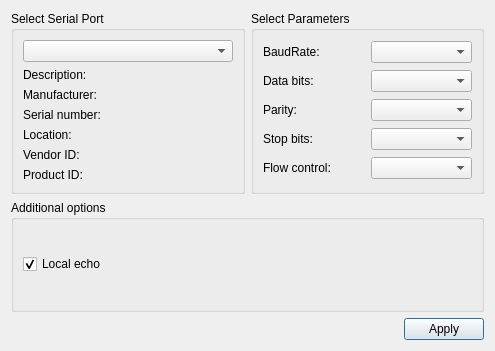
<?xml version="1.0" encoding="UTF-8"?>
<ui version="4.0">
 <class>SettingsDialog</class>
 <widget class="QDialog" name="SettingsDialog">
  <property name="geometry">
   <rect>
    <x>0</x>
    <y>0</y>
    <width>495</width>
    <height>351</height>
   </rect>
  </property>
  <property name="windowTitle">
   <string>Settings</string>
  </property>
  <layout class="QGridLayout" name="gridLayout_3">
   <item row="0" column="1">
    <widget class="QGroupBox" name="parametersBox">
     <property name="title">
      <string>Select Parameters</string>
     </property>
     <layout class="QGridLayout" name="gridLayout_2">
      <item row="0" column="0">
       <widget class="QLabel" name="baudRateLabel">
        <property name="text">
         <string>BaudRate:</string>
        </property>
       </widget>
      </item>
      <item row="0" column="1">
       <widget class="QComboBox" name="baudRateBox"/>
      </item>
      <item row="1" column="0">
       <widget class="QLabel" name="dataBitsLabel">
        <property name="text">
         <string>Data bits:</string>
        </property>
       </widget>
      </item>
      <item row="1" column="1">
       <widget class="QComboBox" name="dataBitsBox"/>
      </item>
      <item row="2" column="0">
       <widget class="QLabel" name="parityLabel">
        <property name="text">
         <string>Parity:</string>
        </property>
       </widget>
      </item>
      <item row="2" column="1">
       <widget class="QComboBox" name="parityBox"/>
      </item>
      <item row="3" column="0">
       <widget class="QLabel" name="stopBitsLabel">
        <property name="text">
         <string>Stop bits:</string>
        </property>
       </widget>
      </item>
      <item row="3" column="1">
       <widget class="QComboBox" name="stopBitsBox"/>
      </item>
      <item row="4" column="0">
       <widget class="QLabel" name="flowControlLabel">
        <property name="text">
         <string>Flow control:</string>
        </property>
       </widget>
      </item>
      <item row="4" column="1">
       <widget class="QComboBox" name="flowControlBox"/>
      </item>
     </layout>
    </widget>
   </item>
   <item row="0" column="0">
    <widget class="QGroupBox" name="selectBox">
     <property name="title">
      <string>Select Serial Port</string>
     </property>
     <layout class="QGridLayout" name="gridLayout">
      <item row="0" column="0">
       <widget class="QComboBox" name="serialPortInfoListBox"/>
      </item>
      <item row="1" column="0">
       <widget class="QLabel" name="descriptionLabel">
        <property name="text">
         <string>Description:</string>
        </property>
       </widget>
      </item>
      <item row="2" column="0">
       <widget class="QLabel" name="manufacturerLabel">
        <property name="text">
         <string>Manufacturer:</string>
        </property>
       </widget>
      </item>
      <item row="3" column="0">
       <widget class="QLabel" name="serialNumberLabel">
        <property name="text">
         <string>Serial number:</string>
        </property>
       </widget>
      </item>
      <item row="4" column="0">
       <widget class="QLabel" name="locationLabel">
        <property name="text">
         <string>Location:</string>
        </property>
       </widget>
      </item>
      <item row="5" column="0">
       <widget class="QLabel" name="vidLabel">
        <property name="text">
         <string>Vendor ID:</string>
        </property>
       </widget>
      </item>
      <item row="6" column="0">
       <widget class="QLabel" name="pidLabel">
        <property name="text">
         <string>Product ID:</string>
        </property>
       </widget>
      </item>
     </layout>
    </widget>
   </item>
   <item row="2" column="0" colspan="2">
    <layout class="QHBoxLayout" name="horizontalLayout">
     <item>
      <spacer name="horizontalSpacer">
       <property name="orientation">
        <enum>Qt::Horizontal</enum>
       </property>
       <property name="sizeHint" stdset="0">
        <size>
         <width>96</width>
         <height>20</height>
        </size>
       </property>
      </spacer>
     </item>
     <item>
      <widget class="QPushButton" name="applyButton">
       <property name="text">
        <string>Apply</string>
       </property>
      </widget>
     </item>
    </layout>
   </item>
   <item row="1" column="0" colspan="2">
    <widget class="QGroupBox" name="additionalOptionsGroupBox">
     <property name="title">
      <string>Additional options</string>
     </property>
     <layout class="QVBoxLayout" name="verticalLayout">
      <item>
       <widget class="QCheckBox" name="localEchoCheckBox">
        <property name="text">
         <string>Local echo</string>
        </property>
        <property name="checked">
         <bool>true</bool>
        </property>
       </widget>
      </item>
     </layout>
    </widget>
   </item>
  </layout>
 </widget>
 <resources/>
 <connections/>
</ui>
